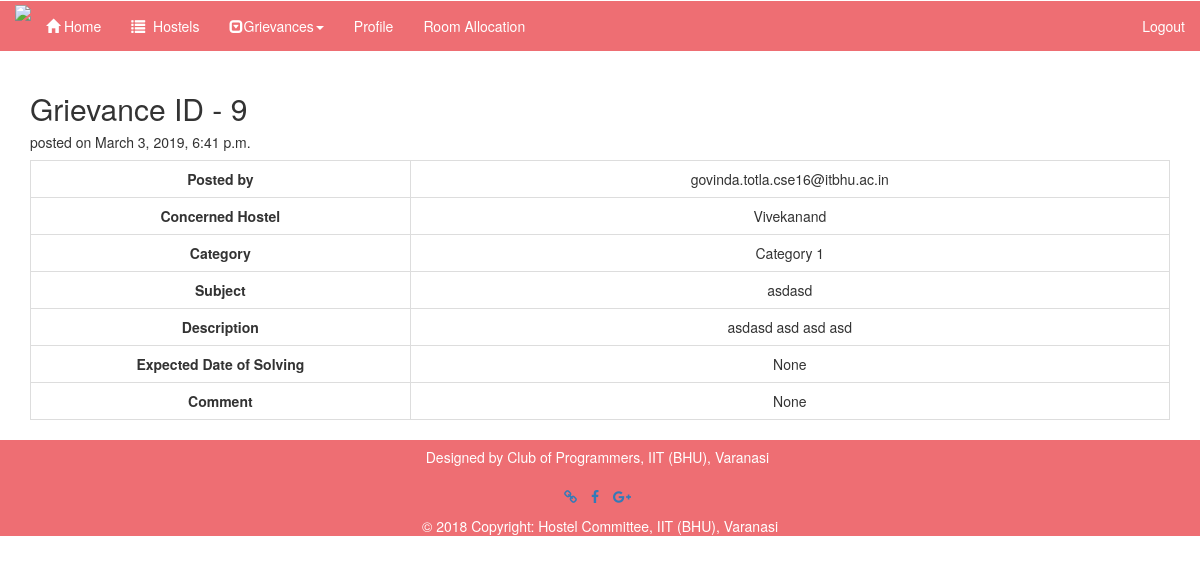
The app's page /hostel/grievance/9/ (signed in) with its own data.
### Student/models.py (models this page shows, shortened)
class Grievance(models.Model):
    user = models.ForeignKey(User, on_delete=models.CASCADE, null=True)
    hostel = models.ForeignKey(Hostel, on_delete=models.CASCADE, null=True)
    category = models.ForeignKey(GrievanceCategory, on_delete=models.CASCADE, null=True, blank=True)
    subject = models.CharField('Subject', max_length=200, blank=True)
    date  = models.DateTimeField(null=False,blank=True,default=datetime.now())
    description = models.CharField('Description', max_length=1000, blank=True)
    expected_date = models.DateField(null=True,blank=True)
    status = models.CharField(max_length=200,default='Pending')
    comment = models.CharField(max_length=500,null=True,blank=True)

class Profile(models.Model):
    rollno=models.PositiveIntegerField(default=0)
    user_ref=models.OneToOneField(User,on_delete=models.CASCADE)
    first_name=models.CharField(max_length=100)
    last_name=models.CharField(max_length=100)
    branch=models.ForeignKey(Branch, on_delete=models.CASCADE)
    hostel = models.ForeignKey(Hostel, on_delete=models.CASCADE,null=True)
    room_no = models.PositiveIntegerField(default=-1)
    year = models.PositiveIntegerField(default=1, validators=[MinValueValidator(1), MaxValueValidator(5)])
    emailid = models.EmailField()
    verified= models.BooleanField(default=False)

class Hostel(models.Model):
	hostel_name = models.CharField(max_length=1000)
	location = models.CharField(max_length=1000)
	rooms = models.PositiveIntegerField(default=0)
	hostel_image1 = models.ImageField(upload_to='hostel_images')
	hostel_image2 = models.ImageField(upload_to='hostel_images')
	hostel_image3 = models.ImageField(upload_to='hostel_images')
	flag_image = models.ImageField(upload_to='hostel_images',null=True)
	number_of_students = models.PositiveIntegerField(default=0)
	mess1_maharaj_name = models.CharField(max_length=100,null=True)
	mess2_maharaj_name = models.CharField(max_length=100,null=True)
	mess3_maharaj_name = models.CharField(max_length=100,null=True)
	mess_bill_link = models.CharField(max_length=500,null=True)
	student_list = models.CharField(max_length=500,null=True)
	canteen_menu = models.CharField(max_length=500,null=True)
	HEC = models.CharField(max_length=500,null=True)
	wardens = models.CharField(max_length=500,null=True)
	care_takers = models.CharField(max_length=500,null=True)
	maintainance_workers = models.CharField(max_length=500,null=True)
	duties_of_hec = models.CharField(max_length=500,null=True)
	def __str__(self):
		return self.hostel_name

class GrievanceCategory(models.Model):
	name = models.CharField(max_length=100)
	authority = models.CharField(max_length=100)
	def __str__(self):
		return self.name

### Student/views.py (the view, shortened to what this page needs)
# urls.py: url(r'^hostel/grievance/(?P<pk>[0-9]+)/$', views.ViewGrievanceDetail, name='viewgrievancedetail'),
def ViewGrievanceDetail(request,pk):
	if not request.user.is_authenticated:
		messages.error(request, "Please login to continue")
		return redirect('/student/login/')
	isadmin = checkadmin(request)
	try:
		grievance = Grievance.objects.get(pk=pk)
		userprofile = Profile.objects.get(user_ref=grievance.user)
	except:
		messages.error(request, 'No such grievance found.')
		return redirect('/student/grievances')
	if not isadmin:
		return render(request, 'student/grievance_detail.html', context = {
			"grievance" : grievance,
			"profile" : userprofile,
			"isadmin" : isadmin
			})

### Student/views.py (called while the page is built)
def checkadmin(request):
	isadmin = False
	if(request.user.is_authenticated):
		try:
			hostelprofile = HostelProfile.objects.get(user=request.user)
			isadmin = True
		except:
			isadmin = False
	return isadmin

### Student/templates/student/grievance_detail.html (shortened to what this page needs)
{% load static from staticfiles %}
<!DOCTYPE html>
<html lang="en">
<head>
</head>
<body>
  {% include 'student/home_page_navbar.html' %}
  {% block body %}
<div class="container">
  <h2>Grievance ID - {{grievance.id}}</h2>
  <h5> posted on {{grievance.date}}</h5>
  <div class="">
            <table class="table table-bordered table-fit" align="center">
                    <tbody>
                        <tr>
                            <td class="col-md-4" align="center"><b>Posted by</b></td>
                            <td class="col-md-8" align="center">{{profile.emailid}}</td>
                        </tr>
                        <tr>
                            <td class="col-md-4" align="center"><b>Concerned Hostel</b></td>
                            <td class="col-md-8" align="center">{{grievance.hostel}}</td>
                        </tr>
                        <tr>
                            <td class="col-md-4" align="center"><b>Category</b></td>
                            <td class="col-md-8" align="center">{{grievance.category}}</td>
                        </tr>
                        <tr>
                            <td class="col-md-4" align="center"><b>Subject</b></td>
                            <td class="col-md-8" align="center">{{grievance.subject}}</td>
                        </tr>
                        <tr>
                            <td class="col-md-4" align="center"><b>Description</b></td>
                            <td class="col-md-8" align="center">{{grievance.description}}</td>
                        </tr>
                        <tr>
                            <td class="col-md-4" align="center"><b>Expected Date of Solving</b></td>
                            <td class="col-md-8" align="center">{{grievance.expected_date}}</td>
                        </tr>
                        <tr>
                            <td class="col-md-4" align="center"><b>Comment</b></td>
                            <td class="col-md-8" align="center">{{grievance.comment}}</td>
                        </tr>
                    </tbody>
                </table>
  </div>
</div>
</body>
{% endblock %}
<footer class="page-footer font-small stylish-color-dark pt-4" style="background-color: #ee6e73; color: #FFF">
    <ul class="list-unstyled list-inline text-center py-2">
      <li class="list-inline-item">
        <h5 class="mb-1">Designed by Club of Programmers, IIT (BHU), Varanasi</h5>
      </li>
    </ul>
    <ul class="list-unstyled list-inline text-center">
      <li class="list-inline-item">
        <a href="http://www.copsiitbhu.co.in/" target="_blank" class="btn-floating btn-fb mx-1">
          <i class="fa fa-link"> </i>
        </a>
      </li>
      <li class="list-inline-item">
        <a href="http://www.facebook.com/cops.iitbhu/" target="_blank" class="btn-floating btn-tw mx-1">
          <i class="fa fa-facebook"> </i>
        </a>
      </li>
      <li class="list-inline-item">
        <a href="#" class="btn-floating btn-gplus mx-1">
          <i class="fa fa-google-plus"> </i>
        </a>
      </li>
    </ul>
    <div class="footer-copyright text-center py-3">© 2018 Copyright:
      Hostel Committee, IIT (BHU), Varanasi
    </div>
</footer>

### Student/templates/student/grievance_detail.html (style rules this page uses)
td { max-width: 100px; word-wrap: break-word; }

### Student/templates/student/home_page_navbar.html (style rules this page uses)
html { scroll-behavior: smooth; }

### records on screen
Grievance: id "9", date "March 3, 2019, 6:41 p.m.", hostel "Vivekanand", category "Category 1", subject "asdasd", description "asdasd asd asd asd", expected_date "None", comment "None"
Profile: emailid "govinda.totla.cse16@itbhu.ac.in"
